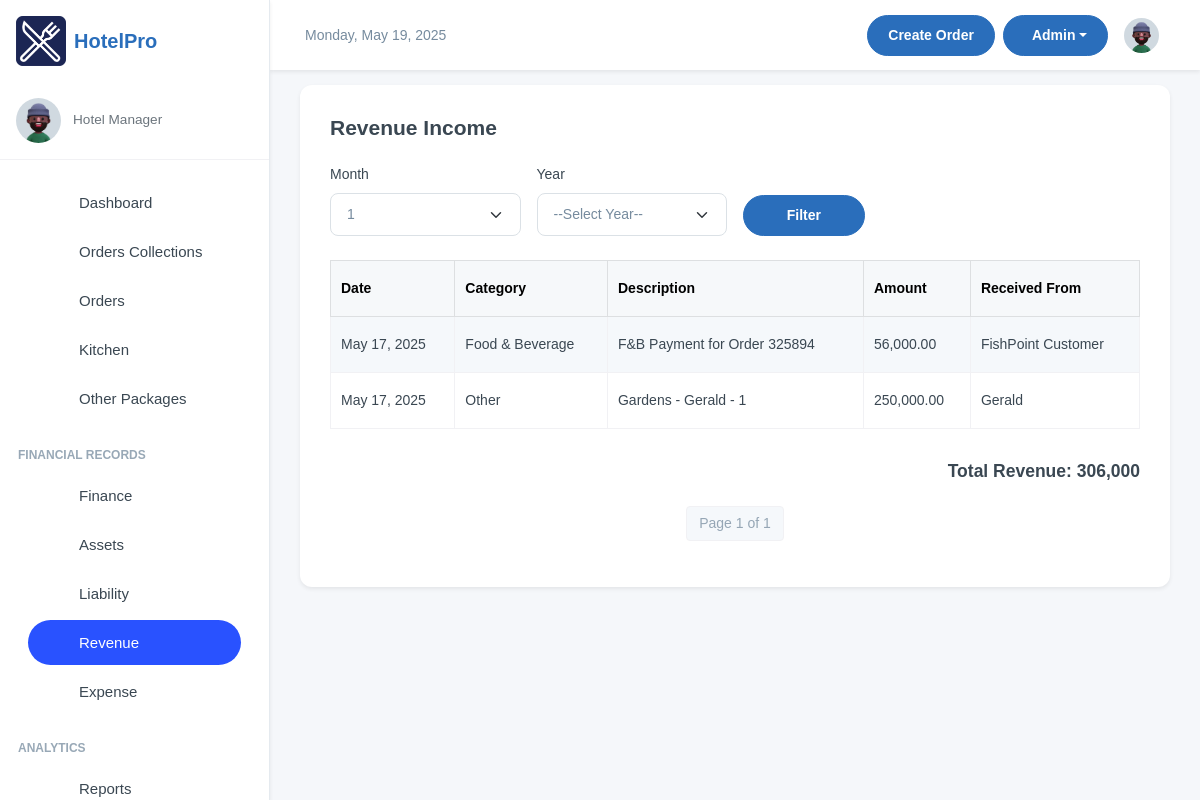
The page /finance/all-revenue/ (signed in) on the database its author committed.
### finance/models.py (models this page shows, shortened)
class Revenue(models.Model):
    REVENUE_CHOICES = [
        ('rooms', 'Rooms'),
        ('fnb', 'Food & Beverage'),
        ('party', 'Party'),
        ('other', 'Other')
    ]
    description = models.CharField(max_length=255)
    amount = models.DecimalField(max_digits=12, decimal_places=2)
    date = models.DateField()
    category = models.CharField(max_length=100, blank=True, null=True, choices=REVENUE_CHOICES)
    attachment = models.FileField(upload_to='attachments/%Y/%m/%d/', blank=True, null=True)
    is_active = models.BooleanField(default=True)
    received_from = models.CharField(max_length=30, default="staff")
    created_by = models.ForeignKey(settings.AUTH_USER_MODEL, on_delete=models.SET_NULL,
                                   null=True, blank=True, related_name='+')
    updated_by = models.ForeignKey(settings.AUTH_USER_MODEL, on_delete=models.SET_NULL,
                                   null=True, blank=True, related_name='+')

### finance/views.py (the view)
# urls.py: path('all-revenue/', views.revenue, name='revenue'),
@login_required(login_url='/user/login/')
def revenue(request):
    selected_month = request.GET.get('month')
    selected_year = request.GET.get('year')
    revenue_list = Revenue.objects.filter(is_active=True).order_by('-date')
    if selected_month and selected_year:
        revenue_list = revenue_list.filter(
            date__year=selected_year,
            date__month=selected_month
        )
    total_revenue = revenue_list.aggregate(total=Sum('amount'))['total'] or 0
    paginator = Paginator(revenue_list, 10)
    page_number = request.GET.get('page')
    revenue_page = paginator.get_page(page_number)
    context = {
        "revenue_list": revenue_page,
        "total_revenue": total_revenue,
        "selected_month": selected_month,
        "selected_year": selected_year,
    }
    return render(request, "revenue.html", context)

### finance/templatetags/custom_filters.py (called while the page is built)
@register.filter
def to(value, arg):
    return range(int(value), int(arg) + 1)

@register.filter
def get_range(start, end):
    return range(start, end)

### finance/templates/revenue.html (shortened to what this page needs)
{% extends 'base.html' %}
{% load humanize %}
{% load custom_filters %}
{% block content %}
<div class="card shadow-sm">
    <div class="card-body">
        <div class="d-flex justify-content-between align-items-center mb-4">
            <h4 class="fw-semibold mb-0">Revenue Income</h4>
        </div>
        <form method="get" class="row g-3 align-items-end mb-4">
            <div class="col-md-3">
                <label for="month" class="form-label">Month</label>
                <select name="month" id="month" class="form-select">
                    {% for m in 1|to:12 %}
                        <option value="{{ m }}" {% if m|stringformat:"s" == selected_month %}selected{% endif %}>{{ m }}</option>
                    {% endfor %}
                </select>
            </div>
            <div class="col-md-3">
                <label for="year" class="form-label">Year</label>
                <select name="year" id="year" class="form-select">
                    <option value="">--Select Year--</option>
                </select>
            </div>
            <div class="col-md-2">
                <button type="submit" class="btn btn-primary w-100">Filter</button>
            </div>
        </form>
        <div class="table-responsive">
            <table class="table table-striped table-bordered">
                <thead class="table-light">
                    <tr>
                        <th>Date</th>
                        <th>Category</th>
                        <th>Description</th>
                        <th>Amount</th>
                        <th>Received From</th>
                    </tr>
                </thead>
                <tbody>
                    {% for revenue in revenue_list %}
                    <tr>
                        <td>{{ revenue.date }}</td>
                        <td>{{ revenue.get_category_display }}</td>
                        <td>{{ revenue.description }}</td>
                        <td>{{ revenue.amount|intcomma }}</td>
                        <td>{{ revenue.received_from }}</td>
                    </tr>
                    {% empty %}
                    <tr>
                        <td colspan="5" class="text-center text-muted">No revenue records for this period.</td>
                    </tr>
                    {% endfor %}
                </tbody>
            </table>
        </div>
        <div class="mt-3">
            <h5 class="text-end"><strong>Total Revenue:</strong> {{ total_revenue|intcomma }}</h5>
        </div>
        <nav aria-label="Page navigation" class="mt-4">
            <ul class="pagination justify-content-center">
                <li class="page-item disabled">
                    <span class="page-link">Page {{ revenue_list.number }} of {{ revenue_list.paginator.num_pages }}</span>
                </li>
            </ul>
        </nav>
    </div>
</div>
{% endblock content %}

### templates/base.html (style rules this page uses)
:root { --primary-color: #2A6EBB; --secondary-color: #F8F9FA; --accent-color: #FFD700; --text-color: #333333; --success-color: #28a745; --danger-color: #dc3545; --warning-color: #ffc107; --info-color: #17a2b8; }
body { font-family: 'Poppins', sans-serif; background-color: #f5f7fa; }
.btn-primary { background-color: var(--primary-color); border-color: var(--primary-color); }
.card { border-radius: 0.75rem; border: none; box-shadow: 0 0.125rem 0.25rem rgba(0, 0, 0, 0.075); transition: transform 0.2s ease-in-out, box-shadow 0.2s ease-in-out; }

### rows shown on the page
Revenue: date "May 17, 2025", category "Food & Beverage", description "F&B Payment for Order 325894", amount "56,000.00", received_from "FishPoint Customer"
Revenue: date "May 17, 2025", category "Other", description "Gardens - Gerald - 1", amount "250,000.00", received_from "Gerald"

### other values the page prints
{{ total_revenue|intcomma }} "306,000"
{{ revenue_list.number }} "1"
{{ revenue_list.paginator.num_pages }} "1"
form field month "1"
